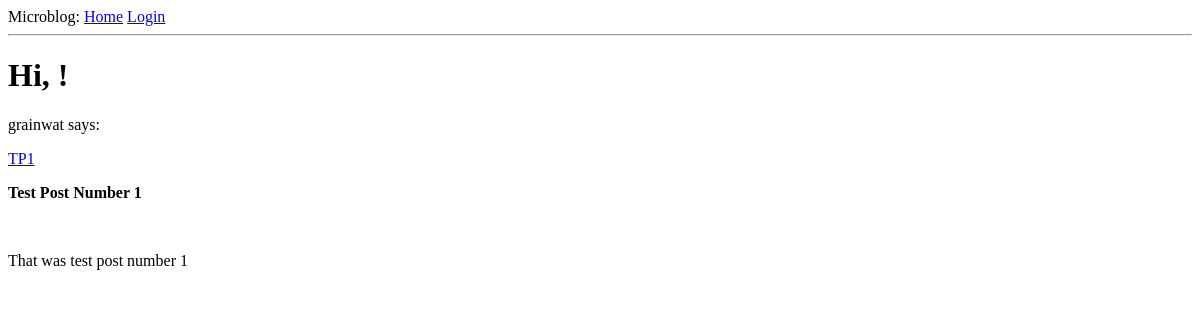
The page /index on the database as committed earlier.
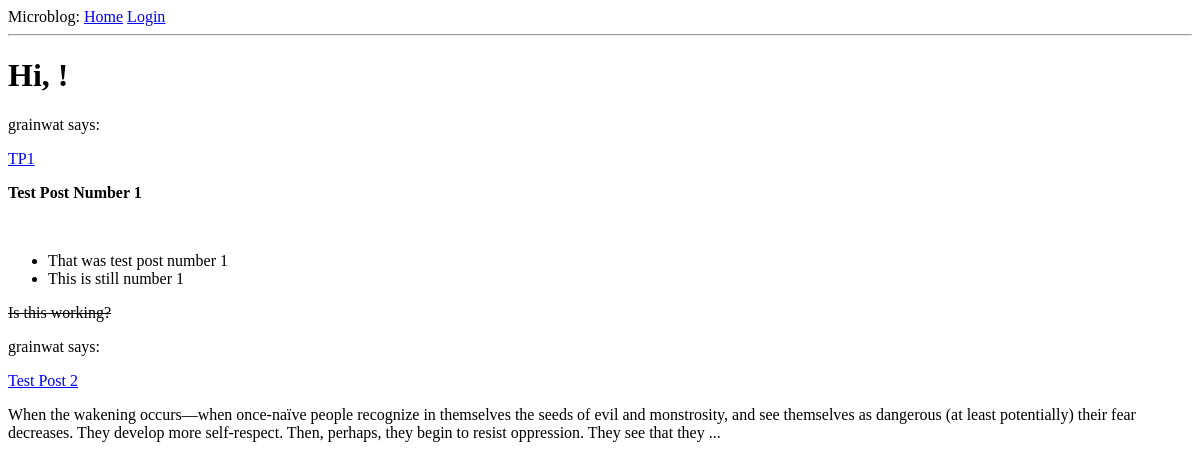
The same page on the database as committed later.
### app/models.py (models this page shows, shortened)
class Post(db.Model):
	id = db.Column(db.Integer, primary_key=True)
	title = db.Column(db.String(64), index=True, unique=True)
	body = db.Column(db.Text)
	timestamp = db.Column(db.DateTime, index=True, default=datetime.utcnow)
	user_id = db.Column(db.Integer, db.ForeignKey('user.id'))
	def returnSlug(self, delim=u'-'):
		result = []
		punct_re = re.compile(r'[\t !"#$%&\'()*\-/<=>?@\[\\\]^_`{|},.]+')
		for word in punct_re.split(self.title.lower()):
			if word:
				result.append(word)
		return '-'.join(result)

class User(UserMixin,db.Model):
	id = db.Column(db.Integer, primary_key=True)
	username = db.Column(db.String(64), index=True, unique=True)
	email = db.Column(db.String(120), index=True, unique=True)
	password_hash = db.Column(db.String(128))
	posts = db.relationship('Post', backref='author', lazy='dynamic')

### app/routes.py (the view)
@app.route('/')
@app.route('/index')
def index():
	user = {'username': 'Miguel'}
	posts = Post.query.all()
	return render_template('index.html', title='Home', user=user, posts=posts)

### app/templates/index.html
{% extends "base.html" %}
{% block content %}
	<h1>Hi, {{ current_user.username }}!</h1>
	{% for post in posts %}
	<div>
		<p>{{ post.author.username }} says:<br></p>
		<a href="{{ url_for('fullpost',year=post.timestamp.year,month=post.timestamp.month,day=post.timestamp.day,slug=post.returnSlug()) }}">
		{{ post.title }}
		</a>
		{{ post.body|safe|truncate(300, True) }}
	</div>
	{% endfor %}
{% endblock %}

### app/templates/base.html (shortened to what this page needs)
<html>
		<head>
		</head>
		<body>
				<div>
					Microblog:
					<a href="{{ url_for('index') }}">Home</a>
					{% if current_user.is_anonymous %}
					<a href="{{ url_for('login') }}">Login</a>
					{% else %}
					<a href="{{ url_for('logout') }}">Logout</a>
					{% endif %}
			</div>
				<hr>
				{% block content %}{% endblock %}
		</body>
</html>

Rows that differ between the two databases and show on the page:
changed Post "TP1": body "Test Post Number 1 That was test post number 1" → "Test Post Number 1 That was test post number 1 This is still number 1 Is this working?"
added Post: author.username "grainwat", title "Test Post 2", body "When the wakening occurs—when once-naïve people recognize in themselves the seeds of evil and monstrosity, and see themselves as dangerous (at least potentially) their fear decreases. They develop more self-respect. Then, perhaps, they begin to resist oppression. They see that they ..."
